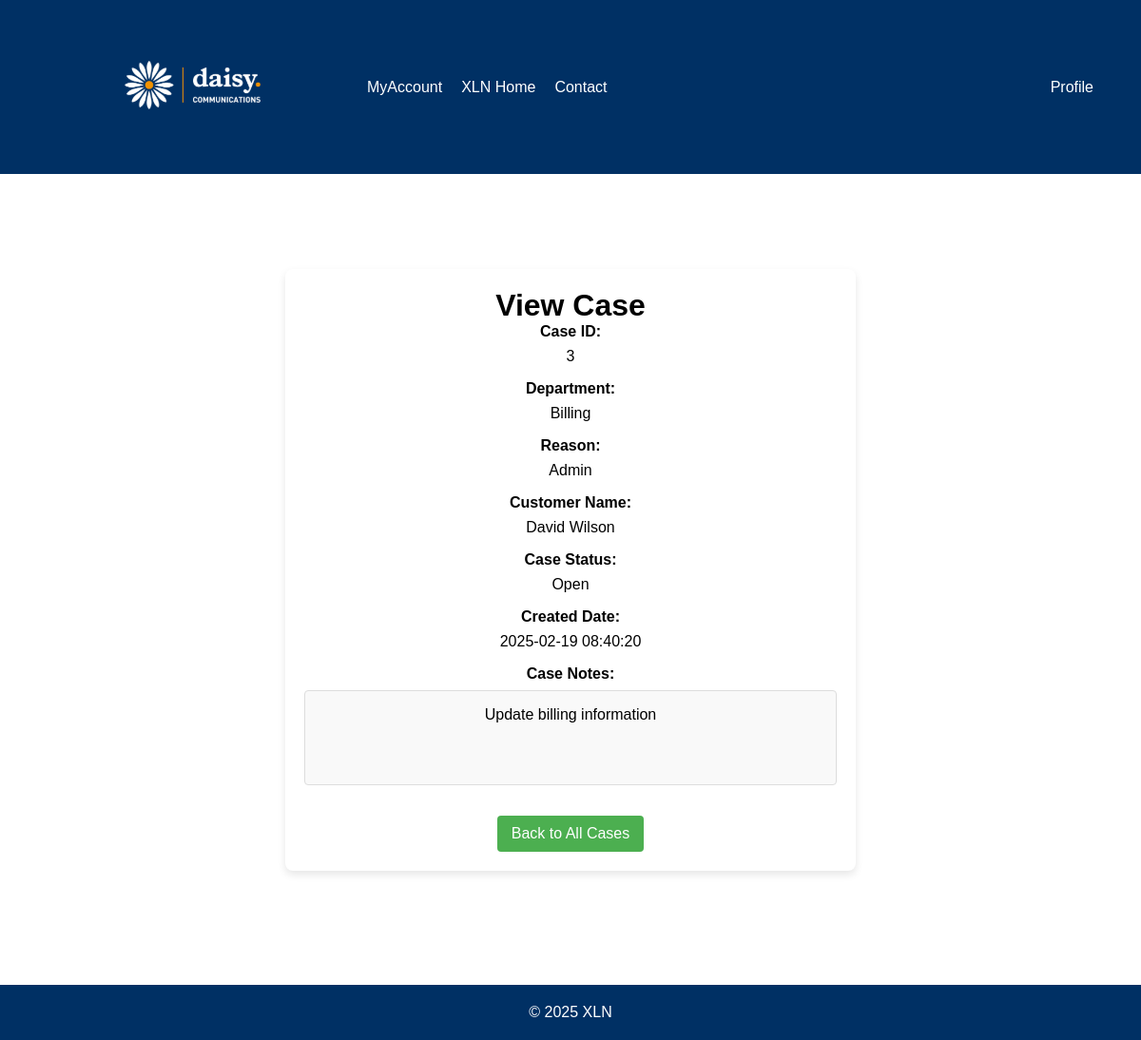
/php/ViewCase.php?uid=3, run on an earlier commit of the app's database.
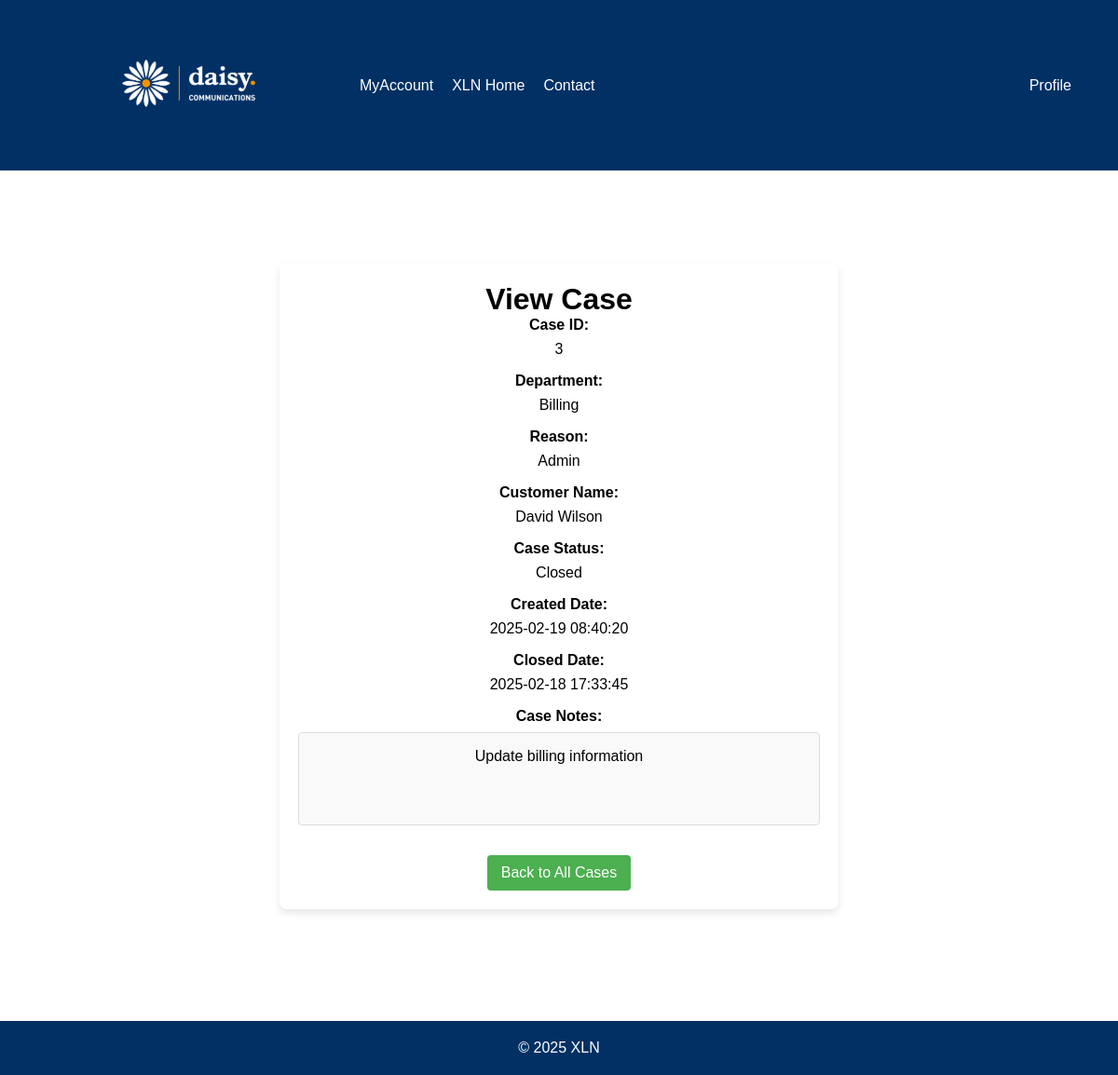
And on a later commit of the database.
### tables this page shows
CREATE TABLE "cases" (
	"caseID"	INTEGER,
	"userID"	INT NOT NULL,
	"reasonID"	INT NOT NULL,
	"description"	TEXT NOT NULL,
	"status"	INT NOT NULL CHECK("status" IN (0, 1)),
	"created"	TEXT CHECK("created" GLOB '????-??-?? ??:??:??'),
	"closed"	TEXT CHECK(("status" = 1 AND "closed" IS NULL) OR ("status" = 0 AND "closed" GLOB '????-??-?? ??:??:??')),
	"customerID"	INTEGER,
	PRIMARY KEY("caseID" AUTOINCREMENT),
	FOREIGN KEY("customerID") REFERENCES "customers"("customerID") ON UPDATE CASCADE ON DELETE CASCADE,
	FOREIGN KEY("reasonID") REFERENCES "reasons"("reasonID") ON UPDATE CASCADE ON DELETE CASCADE,
	FOREIGN KEY("userID") REFERENCES "users"("userID") ON UPDATE CASCADE ON DELETE CASCADE
);

CREATE TABLE departments (
departmentID INTEGER PRIMARY KEY AUTOINCREMENT,
deptName TEXT NOT NULL
);

CREATE TABLE reasons ( 
reasonID INTEGER PRIMARY KEY AUTOINCREMENT,
departmentID INT NOT NULL,
reason TEXT NOT NULL,
FOREIGN KEY (departmentID) REFERENCES departments(departmentID) ON UPDATE CASCADE ON DELETE CASCADE
);

CREATE TABLE "customers" (
	"customerID"	INTEGER,
	"name"	TEXT NOT NULL,
	"email"	TEXT NOT NULL CHECK("email" LIKE '%_@_%._%'),
	PRIMARY KEY("customerID" AUTOINCREMENT)
);

### php/ViewCase.php (the view, shortened to what this page needs)
<?php
$caseID = isset($_GET['uid']) ? $_GET['uid'] : null;
$caseData = null;
$db = new SQLite3('../data/XLN_new_DBA.db');
if ($caseID) {
    $stmt = $db->prepare("SELECT c.*,
                        d.deptName AS department_name,
                        r.reason AS reason_name,
                        cu.name AS customer_name,
                        CASE WHEN c.status = 1 THEN 'Open' ELSE 'Closed' END AS status_text
                FROM cases c
                LEFT JOIN reasons r ON c.reasonID = r.reasonID
                LEFT JOIN departments d ON r.departmentID = d.departmentID
                LEFT JOIN customers cu ON c.customerID = cu.customerID
                WHERE c.caseID = :caseID");
    $stmt->bindValue(':caseID', $caseID, SQLITE3_INTEGER);
    $result = $stmt->execute();
    $caseData = $result->fetchArray(SQLITE3_ASSOC);
}
?>
<!DOCTYPE html>
<html lang="en">
<head>
    <link rel="stylesheet" href="../css/EditCase.css">
</head>
<body>
    <header>
        <img class="logo" src="../xlnLogo.png" alt="XLN Logo">
        <nav>
            <ul class="left-menu">
                <li><a href="#">MyAccount</a></li>
                <li><a href="#">XLN Home</a></li>
                <li><a href="#">Contact</a></li>
            </ul>
            <ul class="right-menu">
                <li class="dropdown">
                    <a href="javascript:void(0)" class="dropbtn">Profile</a>
                </li>
            </ul>
        </nav>
    </header>
    <main>
        <div class="container">
            <h1>View Case</h1>
            <?php if ($caseData): ?>
                <div id="viewCaseForm">
                    <div class="form-group">
                        <label>Case ID:</label>
                        <p><?php echo $caseData['caseID']; ?></p>
                    </div>
                    <div class="form-group">
                        <label>Department:</label>
                        <p><?php echo $caseData['department_name']; ?></p>
                    </div>
                    <div class="form-group">
                        <label>Reason:</label>
                        <p><?php echo $caseData['reason_name']; ?></p>
                    </div>
                    <div class="form-group">
                        <label>Customer Name:</label>
                        <p><?php echo $caseData['customer_name']; ?></p>
                    </div>
                    <div class="form-group">
                        <label>Case Status:</label>
                        <p><?php echo $caseData['status_text']; ?></p>
                    </div>
                    <div class="form-group">
                        <label>Created Date:</label>
                        <p><?php echo $caseData['created']; ?></p>
                    </div>
                    <?php if ($caseData['closed']): ?>
                    <div class="form-group">
                        <label>Closed Date:</label>
                        <p><?php echo $caseData['closed']; ?></p>
                    </div>
                    <?php endif; ?>
                    <div class="form-group">
                        <label>Case Notes:</label>
                        <div class="notes-container">
                            <?php echo nl2br(htmlspecialchars($caseData['description'])); ?>
                        </div>
                    </div>
                    <a href="ViewAllCases.php" class="button">Back to All Cases</a>
                </div>
            <?php else: ?>
                <p>No case found or invalid case ID.</p>
                <a href="ViewAllCases.php">Back to All Cases</a>
            <?php endif; ?>
        </div>
    </main>
    <footer>
        <p>&copy; <span id="year"></span> XLN</p>
    </footer>
</body>
</html>

### css/EditCase.css (style rules this page uses)
* { margin: 0; padding: 0; box-sizing: border-box; font-family: Arial, Helvetica, sans-serif; }
header { background-color: #003064; color: white; display: flex; align-items: center; padding: 50px; }
img.logo { width: 300px; margin-right: 20px; }
nav { display: flex; justify-content: space-between; width: 100%; }
nav ul.left-menu { flex-grow: 1; }
nav ul.right-menu { justify-content: flex-end; }
.dropdown { position: relative; display: inline-block; }
nav ul { list-style: none; display: flex; align-items: center; margin: 0; padding: 0; }
nav ul li { margin-left: 20px; }
nav ul li a { color: white; text-decoration: none; }
main { background-color: #ffffff; padding: 20px; margin-top: 80px; margin-bottom: 100px; min-height: calc(100vh - 180px); display: flex; justify-content: center; align-items: center; flex-direction: column; }
.container { background-color: #fff; padding: 20px; border-radius: 8px; box-shadow: 0 4px 8px rgba(0, 0, 0, 0.1); width: 100%; max-width: 600px; text-align: center; margin-top: auto; margin-bottom: auto; }
footer { background-color: #003064; color: white; text-align: center; padding: 20px; position: relative; bottom: 0; left: 0; right: 0; width: 100%; }
.form-group { margin-bottom: 1rem; }
.form-group label { font-weight: bold; display: block; margin-bottom: 0.5rem; }
.notes-container { background-color: #f9f9f9; border: 1px solid #ddd; padding: 1rem; border-radius: 4px; min-height: 100px; }
.button { display: inline-block; background-color: #4CAF50; color: white; padding: 10px 15px; text-align: center; text-decoration: none; border-radius: 4px; margin-top: 1rem; }

What changed in the data, as far as the page shows it:
changed cases "Update billing information": closed (not shown) → "2025-02-18 17:33:45"
Also different on the page:
$caseData['status_text']: "Open" → "Closed"
text now shown: "Closed Date:"
